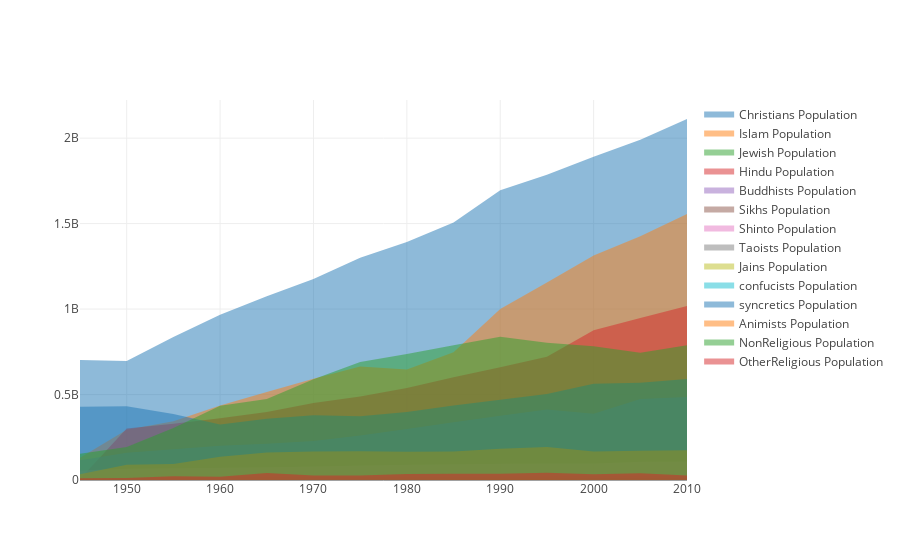

Source (notebook cell):
### Code cell
import plotly.graph_objs as go
from plotly.offline import download_plotlyjs, init_notebook_mode, plot, iplot
init_notebook_mode(connected=True)
import plotly as py
#chart_studio.plotly
import plotly.graph_objs as go


ChristiansPopulation = go.Scatter(
    x=wp_gob['year'],
    y=list(wp_gob['total christians']),
    fill='tozeroy',
    name='Christians Population',
    mode= 'none'
)
IslamPopulation = go.Scatter(
    x=wp_gob['year'],
    y=list(wp_gob['total muslims']),
    fill='tozeroy',
    name ='Islam Population',
    mode= 'none'
)   
HinduPopulation = go.Scatter(
    x=wp_gob['year'],
    y=list(wp_gob['total hindus']),
    fill='tozeroy',
    name ='Hindu Population',
    mode= 'none'
)   
JewishPopulation = go.Scatter(
    x=wp_gob['year'],
    y=list(wp_gob['total jews']),
    fill='tozeroy',
    name ='Jewish Population',
    mode= 'none'
)  
BuddhistsPopulation = go.Scatter(
    x=wp_gob['year'],
    y=list(wp_gob['total buddhists']),
    fill='tozeroy',
    name ='Buddhists Population',
    mode= 'none'
)
SikhsPopulation = go.Scatter(
    x=wp_gob['year'],
    y=list(wp_gob['total sikhs']),
    fill='tozeroy',
    name ='Sikhs Population',
    mode= 'none'
)
ShintoPopulation = go.Scatter(
    x=wp_gob['year'],
    y=list(wp_gob['total shinto']),
    fill='tozeroy',
    name ='Shinto Population',
    mode= 'none'
)
TaoistsPopulation = go.Scatter(
    x=wp_gob['year'],
    y=list(wp_gob['total taoists']),
    fill='tozeroy',
    name ='Taoists Population',
    mode= 'none'
)
JainsPopulation = go.Scatter(
    x=wp_gob['year'],
    y=list(wp_gob['total jains']),
    fill='tozeroy',
    name ='Jains Population',
    mode= 'none'
)
ConfucistsPopulation = go.Scatter(
    x=wp_gob['year'],
    y=list(wp_gob['total confucists']),
    fill='tozeroy',
    name ='confucists Population',
    mode= 'none'
)
SyncreticsPopulation = go.Scatter(
    x=wp_gob['year'],
    y=list(wp_gob['total syncretics']),
    fill='tozeroy',
    name ='syncretics Population',
    mode= 'none'
)
AnimistsPopulation = go.Scatter(
    x=wp_gob['year'],
    y=list(wp_gob['total animists']),
    fill='tozeroy',
    name ='Animists Population',
    mode= 'none'
)
NonReligiousPopulation = go.Scatter(
    x=wp_gob['year'],
    y=list(wp_gob['non religious']),
    fill='tozeroy',
    name ='NonReligious Population',
    mode= 'none'
)
OtherReligionsPopulation = go.Scatter(
    x=wp_gob['year'],
    y=list(wp_gob['other religions']),
    fill='tozeroy',
    name ='OtherReligious Population',
    mode= 'none'
)



data = [ChristiansPopulation,IslamPopulation,JewishPopulation,HinduPopulation,BuddhistsPopulation,SikhsPopulation,ShintoPopulation,TaoistsPopulation,JainsPopulation,ConfucistsPopulation,SyncreticsPopulation,AnimistsPopulation,NonReligiousPopulation,OtherReligionsPopulation]
iplot(data, filename='/Users/saurabhwadhawane/areachart1.html')

### Figure 1 — Plotly figure (JSON) as saved in the notebook; plotly's stock layout.template omitted (floating-point values rounded to 4 significant figures)
{"data": [{"fill": "tozeroy", "mode": "none", "name": "Christians Population", "type": "scatter", "uid": "483328c2-6ccc-4cb3-a4fd-fa1f66032326", "x": [1945, 1950, 1955, 1960, 1965, 1970, 1975, 1980, 1985, 1990, 1995, 2000, 2005, 2010, null, null, null, null, null, null], "y": ["70,13,50,290", "69,64,80,122", "83,60,02,102", "96,69,67,595", "1,07,47,13,786", "1,17,66,05,676", "1,30,01,16,609", "1,39,20,78,609", "1,50,69,19,051", "1,69,50,81,219", "1,78,54,14,969", "1,89,09,23,184", "1,99,07,31,467", "2,11,19,12,953", null, null, null, null, null, null]}, {"fill": "tozeroy", "mode": "none", "name": "Islam Population", "type": "scatter", "uid": "d2be1af4-9adf-4ab8-a35a-b69993dfa91c", "x": [1945, 1950, 1955, 1960, 1965, 1970, 1975, 1980, 1985, 1990, 1995, 2000, 2005, 2010, null, null, null, null, null, null], "y": ["13,07,60,281", "29,41,21,067", "34,40,72,007", "43,51,23,088", "51,46,34,057", "59,23,42,288", "66,36,74,348", "64,71,39,477", "74,71,28,591", "99,96,80,318", "1,15,49,90,606", "1,31,40,48,240", "1,42,64,54,346", "1,55,54,82,766", null, null, null, null, null, null]}, {"fill": "tozeroy", "mode": "none", "name": "Jewish Population", "type": "scatter", "uid": "db3ead27-33fc-4c8f-8dac-4d16cc285a14", "x": [1945, 1950, 1955, 1960, 1965, 1970, 1975, 1980, 1985, 1990, 1995, 2000, 2005, 2010, null, null, null, null, null, null], "y": ["1,20,09,400", "1,36,98,294", "1,29,86,204", "1,37,28,856", "1,42,53,679", "1,48,33,409", "1,59,14,548", "1,66,06,995", "1,67,82,995", "1,48,69,547", "1,40,72,306", "1,34,46,312", "1,42,70,328", "1,40,23,309", null, null, null, null, null, null]}, {"fill": "tozeroy", "mode": "none", "name": "Hindu Population", "type": "scatter", "uid": "0193d082-4114-457f-8071-b30d0af80b8e", "x": [1945, 1950, 1955, 1960, 1965, 1970, 1975, 1980, 1985, 1990, 1995, 2000, 2005, 2010, null, null, null, null, null, null], "y": ["53,89,197", "30,13,49,500", "32,87,04,605", "36,11,69,167", "39,78,63,182", "44,98,24,489", "48,86,21,807", "53,75,94,394", "60,16,22,535", "65,98,49,828", "72,08,68,905", "87,56,05,734", "94,73,61,362", "1,01,73,42,648", null, null, null, null, null, null]}, {"fill": "tozeroy", "mode": "none", "name": "Buddhists Population", "type": "scatter", "uid": "d3dc2f77-9404-44f7-9200-47b0dfeb1ff4", "x": [1945, 1950, 1955, 1960, 1965, 1970, 1975, 1980, 1985, 1990, 1995, 2000, 2005, 2010, null, null, null, null, null, null], "y": ["11,62,37,936", "15,90,11,902", "17,93,84,199", "20,04,39,159", "21,25,93,384", "22,88,02,634", "26,03,24,284", "29,84,02,116", "33,76,70,689", "37,52,47,755", "41,19,55,330", "38,82,56,056", "47,41,17,121", "48,52,46,937", null, null, null, null, null, null]}, {"fill": "tozeroy", "mode": "none", "name": "Sikhs Population", "type": "scatter", "uid": "a3dcf855-7f9d-40c5-9159-76cb986c1c05", "x": [1945, 1950, 1955, 1960, 1965, 1970, 1975, 1980, 1985, 1990, 1995, 2000, 2005, 2010, null, null, null, null, null, null], "y": ["20,809", "59,32,557", "64,07,617", "80,88,138", "88,95,685", "1,06,86,632", "1,24,77,870", "1,42,76,856", "1,49,21,905", "1,92,01,480", "1,90,75,084", "2,00,52,963", "2,18,69,149", "2,37,76,500", null, null, null, null, null, null]}, {"fill": "tozeroy", "mode": "none", "name": "Shinto Population", "type": "scatter", "uid": "2b04de92-710b-4c7e-8d32-567200f3a316", "x": [1945, 1950, 1955, 1960, 1965, 1970, 1975, 1980, 1985, 1990, 1995, 2000, 2005, 2010, null, null, null, null, null, null], "y": ["5,52,28,775", "6,54,52,839", "6,81,45,114", "7,13,57,167", "7,49,82,591", "7,91,56,350", "8,54,16,548", "8,94,29,228", "9,25,20,741", "9,46,07,820", "9,61,37,007", "9,71,89,265", "10,72,21,255", "10,83,43,192", null, null, null, null, null, null]}, {"fill": "tozeroy", "mode": "none", "name": "Taoists Population", "type": "scatter", "uid": "20b55c6e-5be9-49c2-b506-b2d875ac2f82", "x": [1945, 1950, 1955, 1960, 1965, 1970, 1975, 1980, 1985, 1990, 1995, 2000, 2005, 2010, null, null, null, null, null, null], "y": ["1,20,950", "9,21,828", "11,82,738", "13,57,348", "17,04,647", "19,81,266", "28,95,296", "38,75,752", "46,27,936", "58,84,833", "65,21,306", "98,00,202", "1,22,95,370", "98,79,877", null, null, null, null, null, null]}, {"fill": "tozeroy", "mode": "none", "name": "Jains Population", "type": "scatter", "uid": "05dfceab-5e5a-467d-adc1-a87df78c86bf", "x": [1945, 1950, 1955, 1960, 1965, 1970, 1975, 1980, 1985, 1990, 1995, 2000, 2005, 2010, null, null, null, null, null, null], "y": ["181", "18,17,254", "16,20,662", "20,31,760", "23,41,748", "26,28,762", "29,42,380", "32,58,083", "35,67,900", "38,84,764", "40,96,172", "43,22,367", "47,44,957", "51,15,141", null, null, null, null, null, null]}, {"fill": "tozeroy", "mode": "none", "name": "confucists Population", "type": "scatter", "uid": "e8cf02d9-4e1c-46af-8a75-9c3096070b06", "x": [1945, 1950, 1955, 1960, 1965, 1970, 1975, 1980, 1985, 1990, 1995, 2000, 2005, 2010, null, null, null, null, null, null], "y": ["0", "26,46,410", "29,56,319", "35,93,958", "44,41,376", "52,86,931", "51,74,923", "54,70,087", "11,69,027", "13,00,279", "12,73,987", "38,16,742", "38,50,741", "39,87,537", null, null, null, null, null, null]}, {"fill": "tozeroy", "mode": "none", "name": "syncretics Population", "type": "scatter", "uid": "6d7fe9cd-fc27-4349-ae87-5333aa71cf9e", "x": [1945, 1950, 1955, 1960, 1965, 1970, 1975, 1980, 1985, 1990, 1995, 2000, 2005, 2010, null, null, null, null, null, null], "y": ["42,86,60,117", "43,19,42,094", "38,57,02,150", "32,50,16,083", "35,88,44,822", "37,91,56,729", "37,23,44,153", "39,84,17,206", "43,56,29,032", "46,91,99,898", "50,30,19,620", "56,28,44,555", "56,93,36,868", "59,05,30,545", null, null, null, null, null, null]}, {"fill": "tozeroy", "mode": "none", "name": "Animists Population", "type": "scatter", "uid": "e38a7ad5-8b68-401f-ae68-42b21aad388a", "x": [1945, 1950, 1955, 1960, 1965, 1970, 1975, 1980, 1985, 1990, 1995, 2000, 2005, 2010, null, null, null, null, null, null], "y": ["3,32,10,080", "8,88,53,880", "9,37,10,944", "13,57,68,801", "16,08,93,706", "16,70,09,224", "16,86,15,279", "16,56,29,178", "16,60,66,939", "18,21,82,331", "19,29,06,325", "16,67,47,465", "17,13,48,718", "17,42,64,339", null, null, null, null, null, null]}, {"fill": "tozeroy", "mode": "none", "name": "NonReligious Population", "type": "scatter", "uid": "89d2138e-882d-475f-9fa8-134334d82316", "x": [1945, 1950, 1955, 1960, 1965, 1970, 1975, 1980, 1985, 1990, 1995, 2000, 2005, 2010, null, null, null, null, null, null], "y": ["15,34,86,530", "19,29,25,316", "30,41,28,449", "43,46,29,671", "47,40,97,850", "58,88,38,181", "69,04,31,832", "73,78,01,266", "78,81,96,309", "83,82,71,280", "80,22,80,726", "78,24,12,122", "74,38,21,311", "78,83,23,943", null, null, null, null, null, null]}, {"fill": "tozeroy", "mode": "none", "name": "OtherReligious Population", "type": "scatter", "uid": "6fa8f2d6-43c8-4953-8412-09e430d4a6a6", "x": [1945, 1950, 1955, 1960, 1965, 1970, 1975, 1980, 1985, 1990, 1995, 2000, 2005, 2010, null, null, null, null, null, null], "y": ["98,56,926", "1,21,45,951", "2,13,79,050", "1,89,04,435", "4,11,59,669", "2,62,58,961", "2,68,00,685", "3,50,31,049", "3,63,73,149", "3,62,82,109", "4,19,03,686", "3,35,42,527", "3,90,44,537", "2,65,72,933", null, null, null, null, null, null]}], "layout": {}}
